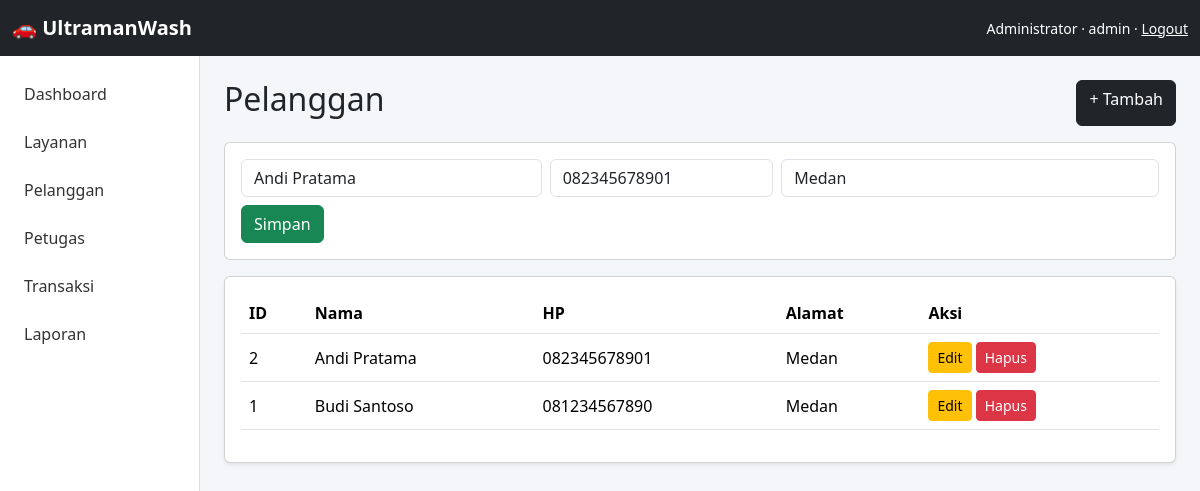
The page /app/admin/customers.php?edit=2 (signed in) on the database its author committed.
### tables this page shows
CREATE TABLE IF NOT EXISTS customers (
    id INT AUTO_INCREMENT PRIMARY KEY,
    name VARCHAR(100) NOT NULL,
    phone VARCHAR(30) NOT NULL,
    address TEXT,
    created_at TIMESTAMP DEFAULT CURRENT_TIMESTAMP
);

### app/includes/auth.php (called while the page is built, shortened)
<?php
function e($value) {
    return htmlspecialchars((string)$value, ENT_QUOTES, 'UTF-8');
}

### app/admin/customers.php (the view, shortened to what this page needs)
<?php
require_once __DIR__.'/../config/database.php'; require_once __DIR__.'/../includes/auth.php'; require_role('admin');
$edit=null;if(isset($_GET['edit'])){$q=$pdo->prepare("SELECT * FROM customers WHERE id=?");$q->execute([(int)$_GET['edit']]);$edit=$q->fetch();}
$rows=$pdo->query("SELECT * FROM customers ORDER BY id DESC")->fetchAll();require __DIR__.'/../includes/header.php';?>
<div class="d-flex justify-content-between"><h2>Pelanggan</h2><a class="btn btn-dark" href="?new=1">+ Tambah</a></div>
<?php if(isset($_GET['new'])||$edit): ?><div class="card my-3"><div class="card-body"><form method="post" class="row g-2"><input type="hidden" name="id" value="<?=e($edit['id']??0)?>"><div class="col-md-4"><input class="form-control" name="name" placeholder="Nama" value="<?=e($edit['name']??'')?>" required></div><div class="col-md-3"><input class="form-control" name="phone" placeholder="No. HP" value="<?=e($edit['phone']??'')?>" required></div><div class="col-md-5"><input class="form-control" name="address" placeholder="Alamat" value="<?=e($edit['address']??'')?>"></div><div><button class="btn btn-success">Simpan</button></div></form></div></div><?php endif;?>
<div class="card shadow-sm"><div class="card-body"><table class="table"><tr><th>ID</th><th>Nama</th><th>HP</th><th>Alamat</th><th>Aksi</th></tr><?php foreach($rows as $r):?><tr><td><?=$r['id']?></td><td><?=e($r['name'])?></td><td><?=e($r['phone'])?></td><td><?=e($r['address'])?></td><td><a class="btn btn-sm btn-warning" href="?edit=<?=$r['id']?>">Edit</a> <a class="btn btn-sm btn-danger" onclick="return confirm('Hapus?')" href="?delete=<?=$r['id']?>">Hapus</a></td></tr><?php endforeach;?></table></div></div>
<?php require __DIR__.'/../includes/footer.php';?>

### app/assets/css/style.css (style rules this page uses)
body { background:#f4f6f9 }
.table { vertical-align:middle }

### rows shown on the page
customers: name "Andi Pratama", phone "082345678901", address "Medan", id "2"
customers: id "1", name "Budi Santoso", phone "081234567890", address "Medan"

### other values the page prints
$_SESSION['user']['name'] "Administrator"
$_SESSION['user']['role'] "admin"
